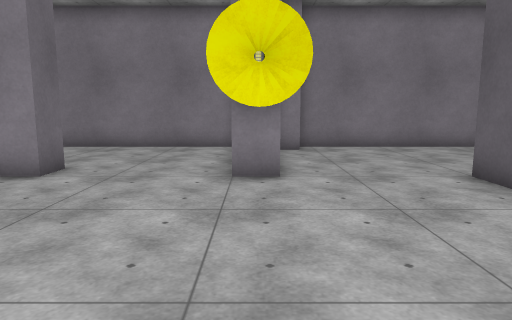
View 1 (above)

23 first-person views from a walk through a 3-D level made in the Unity game engine. The camera is 1.4 m above the floor, tilts 8° down and sees 70° across. Doors are open. The floor is counted in squares, 1 m on a side. Each view is taken from the middle of a square. On the plan, view 1 faces up. The plan holds only what a view shows up to about 16 squares ahead; the rest is blank. The place goes on beyond the plan. The player is left out. Some surface patterns are stand-ins.

View 2
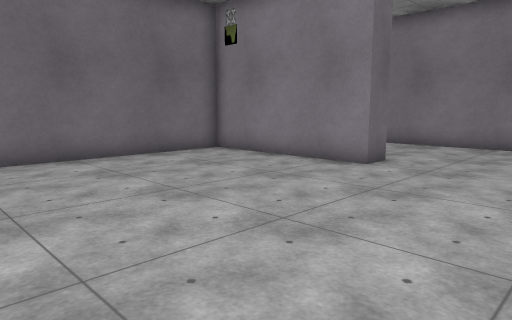

View 3
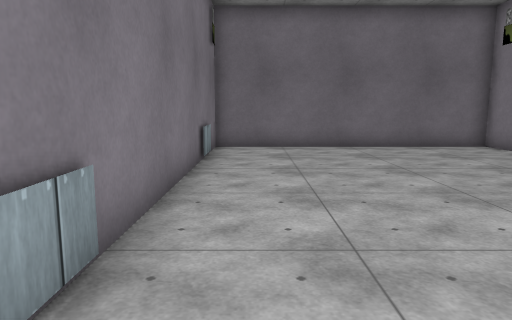

View 4
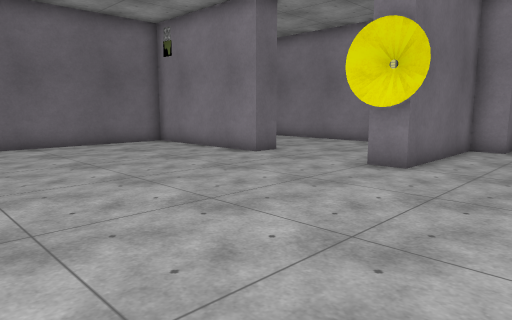

View 5
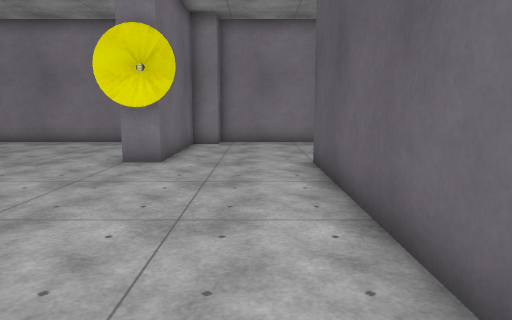

View 6
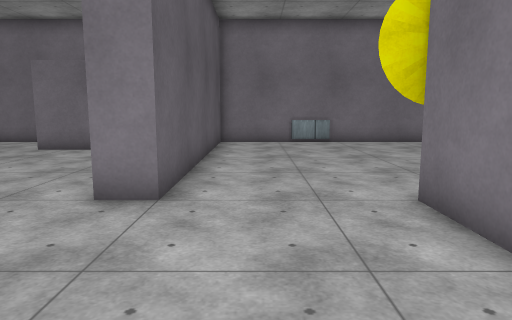

View 7
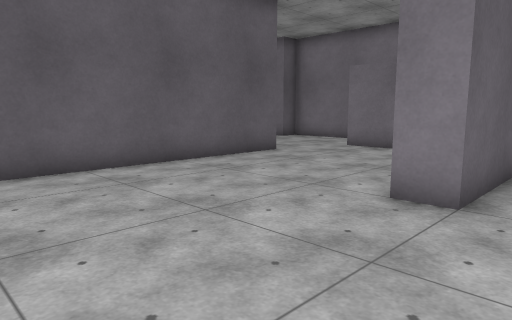

View 8
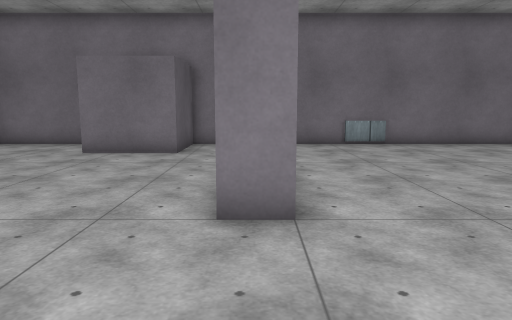

View 9
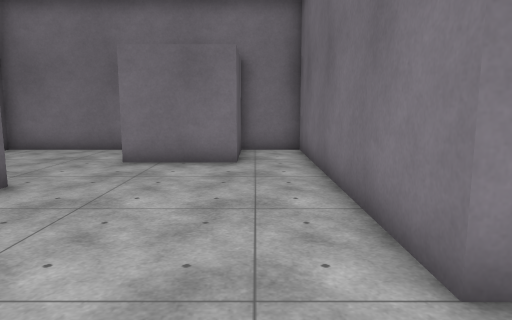

View 10
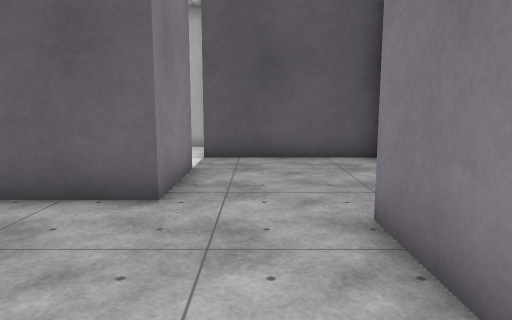

View 11
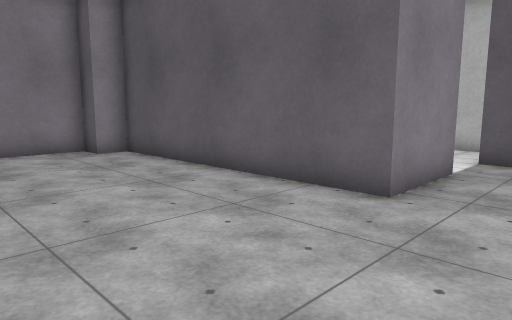

View 12
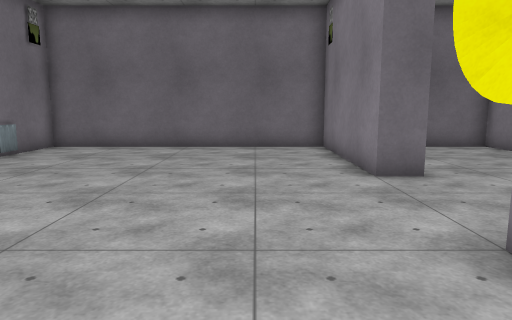

View 13
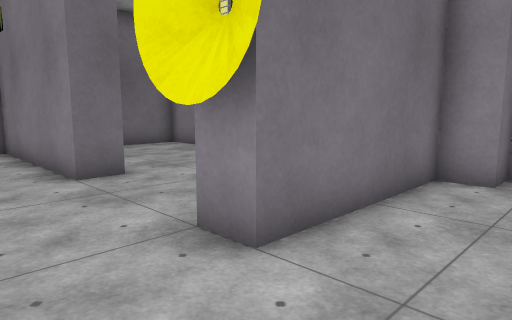

View 14
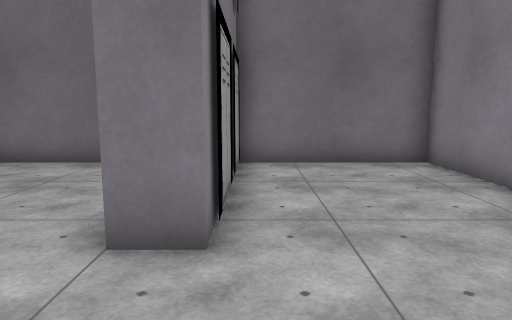

View 15
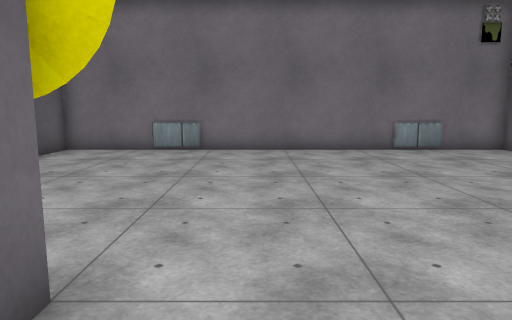

View 16
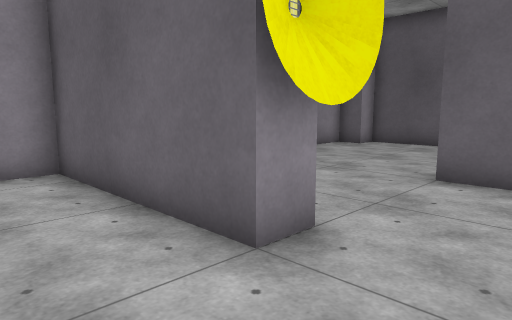

View 17
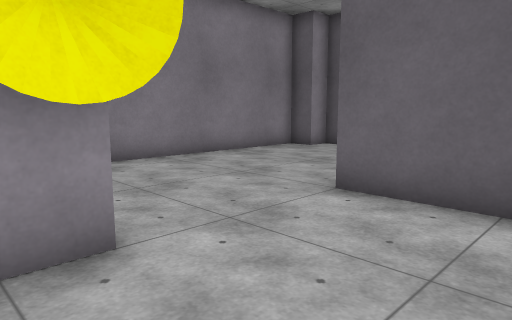

View 18
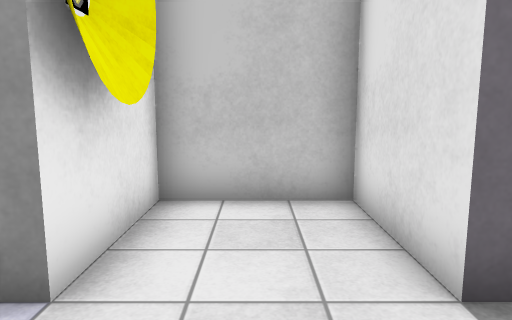

View 19
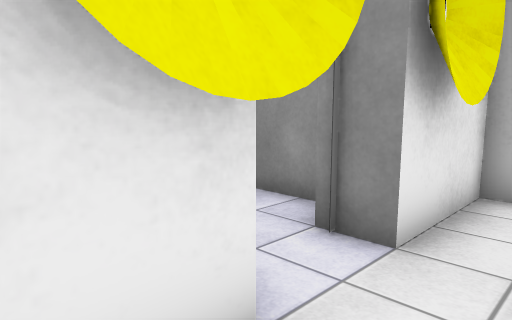

View 20
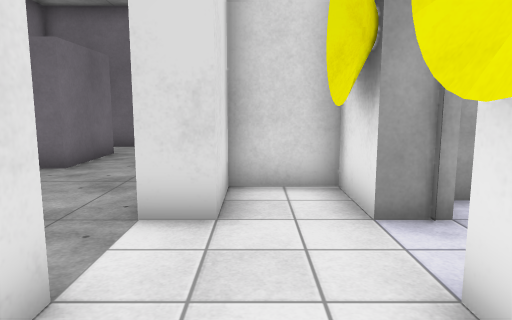

View 21
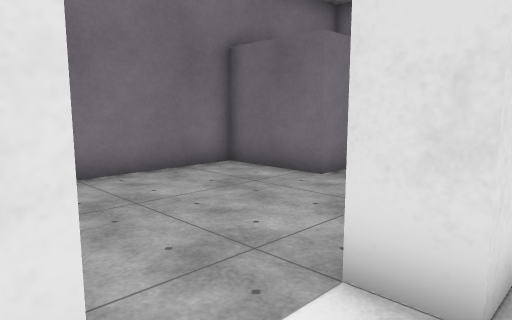

View 22
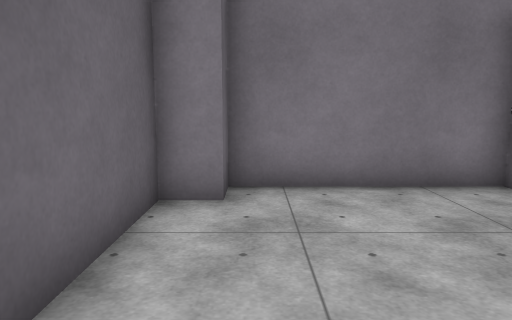

View 23
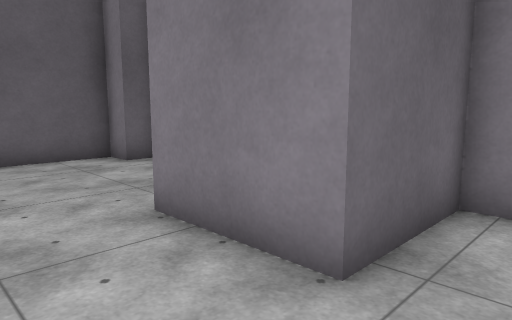

### Floor plan
Ten units are one square. View 1 is at (0, 0); x grows to the right and y downward. Boxes are objects, and circles mark ways between rooms. Rooms are numbered by the first view taken in them; rooms with no view inside come last. Other rooms are left out.
<svg viewBox="-110 -140 310 170">
<path fill="none" stroke="#000" d="M145 -45 145 -35 115 -35 115 -125 105 -125 105 -135 15 -135 15 -125 5 -125 5 -75 -5 -75 -5 -135 -105 -135 -105 -85 -45 -85 -45 -75 -105 -75 -105 25 45 25 45 -75 55 -75 55 25 75 25 75 -5 105 -5 105 25 155 25 155 15 165 15 165 -35 195 -35 195 -65 165 -65M145 -65 125 -65 125 -45 145 -45"/>
<rect x="-5" y="-75" width="10" height="10" fill="#bbb"><title>cone</title></rect>
<rect x="165" y="-65" width="20" height="10" fill="#bbb"><title>cone</title></rect>
<rect x="135" y="-65" width="10" height="10" fill="#bbb"><title>cone</title></rect>
<circle cx="140" cy="-50" r="3" fill="#2a7"/>
<text x="20" y="-50">1</text>
<text x="130" y="-60">2</text>
</svg>
Room 1 opens to room 2.

Where each view was taken, in squares from view 1:
view 1: 0 up, 0 right, facing up
view 2: 1 down, 0 right, facing up-left
view 3: 1 down, 3 right, facing left
view 4: 1 down, 4 right, facing up-left
view 5: 2 down, 3 right, facing up
view 6: 13 up, 3 right, facing down
view 7: 13 up, 3 right, facing down-right
view 8: 12 up, 5 right, facing down
view 9: 10 up, 7 right, facing down
view 10: 2 up, 6 right, facing right
view 11: 1 up, 6 right, facing up-right
view 12: 5 up, 3 right, facing left
view 13: 5 up, 3 right, facing up-left
view 14: 9 up, 1 left, facing left
view 15: 10 up, 2 left, facing down
view 16: 5 up, 3 left, facing up-right
view 17: 4 up, 1 left, facing up-right
view 18: 5 up, 14 right, facing right
view 19: 5 up, 13 right, facing up-right
view 20: 5 up, 19 right, facing left
view 21: 5 up, 17 right, facing down-left
view 22: 4 up, 15 right, facing down
view 23: 3 up, 6 right, facing down-right
